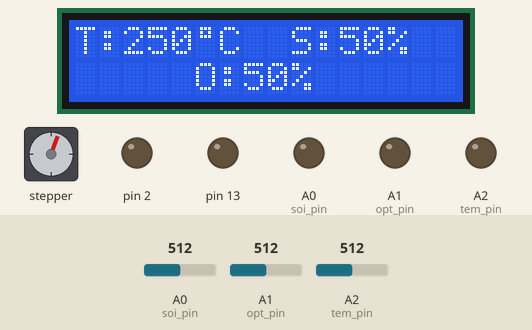
The sketch below on a simulated Arduino Uno, built with avr-gcc and run on an emulated ATmega328P. Parts: 16×2 character LCD, stepper motor, output pins drawn as LEDs (lit = HIGH). The test bench sets the inputs (shaded band); at power-on: A0 (soi_pin) = 512, A1 (opt_pin) = 512, A2 (tem_pin) = 512. Stepper angles assume 4096 steps per turn; what the sketch prints to the serial monitor is not drawn.

Above: at 1.5 s.
1.6 s: A0 (soi_pin) set to 418
At 3.03 s:
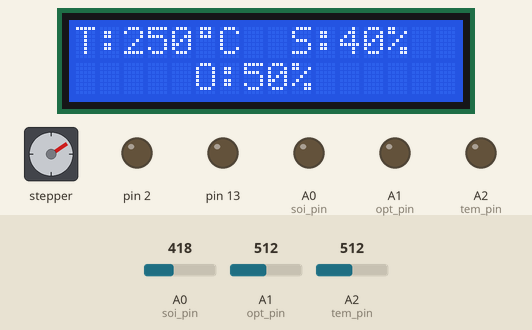
4.6 s: A0 (soi_pin) set to 395
At 5.49 s:
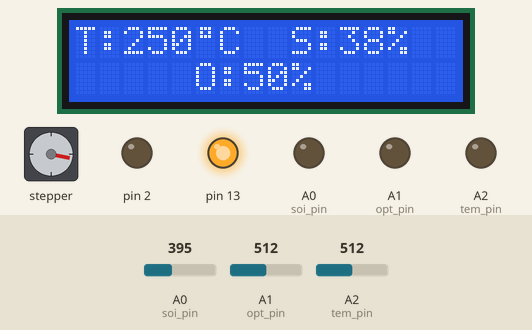
7.4 s: A1 (opt_pin) set to 420
At 9.44 s:
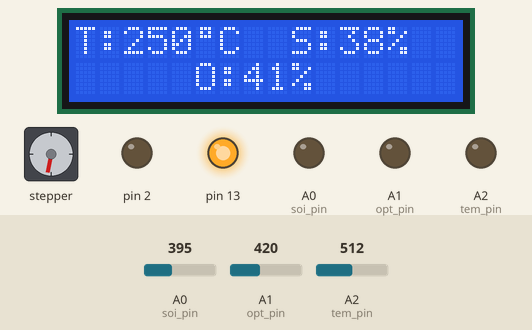
10.3 s: A1 (opt_pin) set to 391
At 11.57 s:
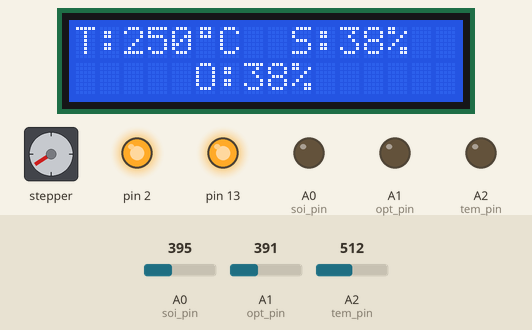
12.9 s: A1 (opt_pin) set to 511
At 14.03 s:
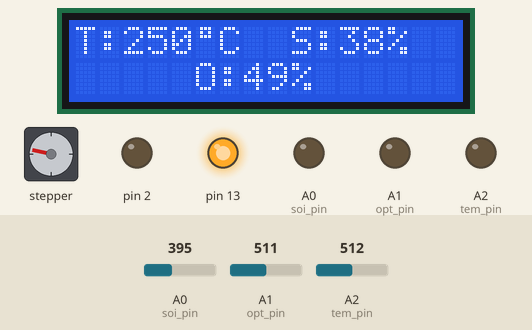
15.3 s: A0 (soi_pin) set to 614
At 16.89 s:
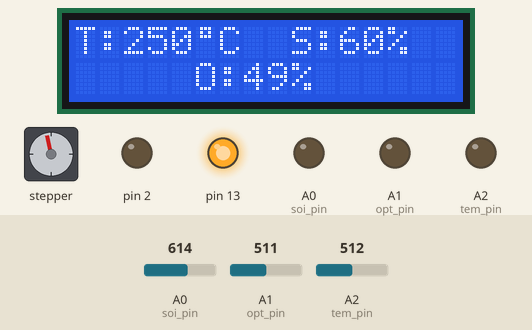
17.8 s: A0 (soi_pin) set to 633
Timing chart, 0 to 24.6 s (numbered marks = the images above; inputs shaded):
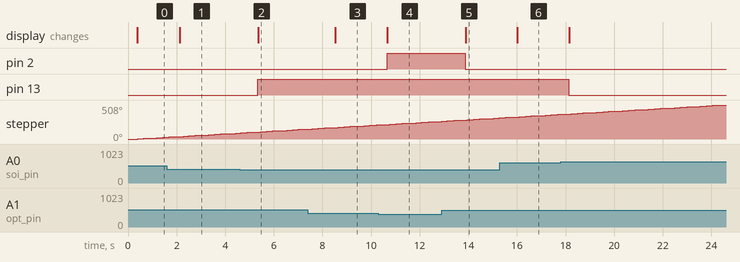

The sketch:

Project1.ino
```cpp
//phan biet sang toi 40
//do am dat trong khoang 60 40
// nhiet do thich hop <= 38


#include "LCD.h"
#include "ShedControl.h"
#include "LightControl.h"
#include "Sensor.h"
#include "PumpControl.h"
#include <String.h>


#define soi_pin A0
#define opt_pin A1
#define tem_pin A2

#define INTERVAL_SENSOR_OFF 400
#define INTERVAL_LIGHT_OFF 400
#define INTERVAL_PUMP_OFF 400
#define INTERVAL_SHED_ON 200
#define INTERVAL_SHED_OFF 0

float opticalValue ;
float temperatureValue ;
float soilMoistValue ;

unsigned long currentTime;
unsigned long preTimeSensor;
unsigned long preTimeShed;
unsigned long preTimePump;
unsigned long preTimeLight;

LCD lcd(8,7,6,5,4,3,0,0,0);
LightControl light(2);
ShedControl shed(9,10,11,12,3);
PumpControl pump(13,200);
Sensor sensor;

void readSensor(){
  opticalValue =sensor.getOpticalValue(opt_pin);
  soilMoistValue =sensor.getSoilMoistValue(soi_pin);
  temperatureValue =sensor.getTemperatureValue(tem_pin);
  lcd.update(temperatureValue,soilMoistValue,opticalValue);
  lcd.show();
}

void setInit(){
  pinMode(soi_pin,OUTPUT);
   pinMode(tem_pin,OUTPUT);
    pinMode(opt_pin,OUTPUT);

 preTimeSensor=0;
 preTimeShed=0;
 preTimePump=0;
 preTimeLight=0;
};

void multiTask(){
  //reset when max milli
 if(currentTime<preTimeShed){
  setInit();
 }
//task sensor
if(currentTime-preTimeSensor>=INTERVAL_SENSOR_OFF){
  readSensor();
  preTimeSensor=millis();
}
//task light
if(currentTime-preTimeLight>=INTERVAL_LIGHT_OFF){
 light.checkUp(opticalValue);
  preTimeLight=millis();
}
//task pump
if(currentTime-preTimePump>=INTERVAL_PUMP_OFF){
  preTimePump=currentTime;
    pump.checkUp(soilMoistValue);
  preTimePump=millis();
}
//task shed
if(currentTime-preTimeShed>=INTERVAL_SHED_OFF){
  preTimeShed=currentTime;
  while(currentTime-preTimeShed<=INTERVAL_SHED_ON){
   shed.checkUp(temperatureValue);
   currentTime=millis();
  }
  preTimeShed=millis();
}
}

void setup(){
  setInit();
  Serial.begin(9600);
  while(!Serial);
  readSensor();
  };
void loop(){
 currentTime=millis();
 long h=millis();
 Serial.print("op: ");
 Serial.println(opticalValue);
 Serial.print("tem: ");
 Serial.println(temperatureValue);
 Serial.print("soi: ");
 Serial.println(soilMoistValue);
 multiTask();
// shed.checkUp(temperatureValue);
    Serial.println(millis()-h);
  };
```

LightContrl.cpp
```cpp
#include "LightControl.h"
#include "Arduino.h"

LightControl::LightControl(uint8_t pin){
  this->pin =pin;
  pinMode(this->pin,OUTPUT);
  digitalWrite(this->pin,LOW);
  state=0;
};
void LightControl ::checkUp(float opticalValue){
  if(opticalValue < DARK_LIGHT && state ==0){
   Serial.println("Light ON");
    digitalWrite(pin,HIGH);
    state=1;
  }else if(opticalValue > DARK_LIGHT && state==1){
     Serial.print("Light OFF");
    digitalWrite(pin,LOW);
    state=0;
  }
};
```

LightControl.h
```cpp
#ifndef LightControl_h
#define LightControl_h
#include <stdio.h>
#include <inttypes.h>

#define DARK_LIGHT 40

class LightControl{
private:
uint8_t pin;
uint8_t state;
public:
LightControl(uint8_t pin);
void checkUp(float opticalValue);

};

#endif
```

PumpControl.cpp
```cpp
#include "PumpControl.h"
#include "Arduino.h"

 PumpControl::PumpControl(uint8_t pin,uint8_t maxSoil,uint8_t minSoil,uint8_t speed){
 this->pin=pin;
 this->maxSoil=maxSoil;
 this->minSoil=minSoil;
 this->speed=speed;
 init();
 };

 PumpControl::PumpControl(uint8_t pin,uint8_t maxSoil,uint8_t minSoil){
   this->pin=pin;
    this->maxSoil=maxSoil;
    this->minSoil=minSoil;
    this->speed=255;
    init();
 };
  PumpControl::PumpControl(uint8_t pin,uint8_t speed ){
   this->pin=pin;
   this->maxSoil=60;
   this->minSoil=40;
   this->speed=speed;
   init();
 };
 PumpControl::PumpControl(uint8_t pin){
   this->pin=pin;
   this->maxSoil=60;
   this->minSoil=40;
   this->speed=255;
   init();
 };
 void PumpControl::init(){
   digitalWrite(pin,0);
 };
 void PumpControl::setSpeed(uint8_t s){
  if(0<=s)
   this->speed=s;
 };
  void PumpControl:: enable(){
    analogWrite(pin,speed);
  };
  void PumpControl::disable(){
    analogWrite(pin,0);
  };

 void PumpControl::checkUp(float soilMoistValue){
   if(soilMoistValue < minSoil &&state==0){
      Serial.print("Pump ON ");
      state=1;
     enable();
   }else if( (soilMoistValue > maxSoil) && state==1){
     Serial.print("Pump OFF ");
     disable();
     state=0;
   }

 };
```

PumpControl.h
```cpp
#ifndef PumpControl_h
#define PumpControl_h

#include <stdio.h>
#include <inttypes.h>

class PumpControl{
private:
  uint8_t pin;
  uint8_t maxSoil;
  uint8_t minSoil;
  uint8_t speed;
  uint8_t state;

public:
  PumpControl(uint8_t pin,uint8_t maxSoil,uint8_t minSoil,uint8_t speed);
  PumpControl(uint8_t pin,uint8_t maxSoil,uint8_t minSoil);
  PumpControl(uint8_t pin,uint8_t speed);
  PumpControl(uint8_t pin);
  void init();
  void setSpeed(uint8_t s);
  void enable();
  void disable();
  void checkUp(float soilMoistValue);
};
#endif
```

Sensor.cpp
```cpp
#include"Sensor.h"
#include"Arduino.h"
#include <stdio.h>

float Sensor::getTemperatureValue(uint8_t tem_pin){
  int reading_tem=getAVG(tem_pin);
  return  reading_tem*500.0/1024.0;
}
float Sensor::getSoilMoistValue(uint8_t soi_pin){
  int reading_soi=getAVG(soi_pin);
  return  map(reading_soi,0,1023,0,100);
}
float Sensor::getOpticalValue(uint8_t op_pin){
   int reading_opt=getAVG(op_pin);
  return   map(reading_opt,0,1023,0,100);
}
int Sensor::getAVG(uint8_t pin){
  int value =0;
  for(int i=0;i<10;i++){
    value+=analogRead(pin);
    delay(10);
  }
   return value/10;
}
```

Sensor.h
```cpp
#ifndef Sensor_h
#define Sensor_h
#include"Arduino.h"


class Sensor{
  public:

    float getTemperatureValue(uint8_t tem_pin);
    float getSoilMoistValue(uint8_t soi_pin);
    float getOpticalValue(uint8_t op_pin);
   int  getAVG(uint8_t pin);
};

#endif
```

ShedControl.cpp
```cpp
#include "ShedControl.h"
#include "Arduino.h"

ShedControl::ShedControl(uint8_t pin1,uint8_t pin2,uint8_t pin3,uint8_t pin4,unsigned int numOfRound) {
this->pin1=pin1;
this->pin2=pin2;
this->pin3=pin3;
this->pin4=pin4;
this->maxTem=38;
this->numOfRounds=numOfRound;
init();
};

ShedControl::ShedControl(uint8_t pin1,uint8_t pin2,uint8_t pin3,uint8_t pin4,unsigned int numOfRound,uint8_t maxTem){
this->pin1=pin1;
this->pin2=pin2;
this->pin3=pin3;
this->pin4=pin4;
this->maxTem=maxTem;
this->numOfRounds=numOfRound;
init();
  };
ShedControl::ShedControl(uint8_t pin1,uint8_t pin2,uint8_t pin3,uint8_t pin4) {
this->pin1=pin1;
this->pin2=pin2;
this->pin3=pin3;
this->pin4=pin4;
this->maxTem=40;
this->numOfRounds=4294967295;
init();
};

    void ShedControl::init() {
      stepper =new Stepper(4096,pin1,pin2,pin3,pin4);
      stepper->setSpeed(SPEED);
      currentStep=0;
      currentRound=0;
      state=1;
    };

    void ShedControl::disable(){
      digitalWrite(pin1,LOW);
      digitalWrite(pin2,LOW);
      digitalWrite(pin3,LOW);
      digitalWrite(pin4,LOW);
    };
    void ShedControl::enable(int mode ){
stepper->step(mode*STEPPERREVOLUTION);
    }

    void ShedControl::checkUp(float temperatureValue){
if (temperatureValue > maxTem && state!=-1){
     Serial.print("Shed ON 1 ");
  enable(1);
  currentStep=currentStep+1;
  if(currentStep==NUMOFTIME){
    currentRound=currentRound+1;
    currentStep&=0x00;
  }
  if(currentRound==numOfRounds){
       Serial.print("Shed OFF ");
   disable();
    state=-1;
    currentRound&=0;
  }

}else if (temperatureValue < maxTem && state!=1){
   Serial.print("Shed ON -1 ");
  enable(-1);
  currentStep|=0x01;
  if(currentStep==NUMOFTIME){
    currentRound|=0x01;
    currentStep&=0x00;
  }
  if(currentRound==numOfRounds){
    Serial.print("Shed OFF ");
    disable();
    state=1;
    currentRound&=0;
  }

}else {
  disable();
}

    };
```

ShedControl.h
```cpp
#ifndef ShedControl_h
#define ShedControl_h
#include <stdio.h>
#include <inttypes.h>
#include "Stepper.h"

#define NUMOFTIME 16
#define STEPPERREVOLUTION 128
#define SPEED 5

class ShedControl{
private:
  uint8_t pin1;
  uint8_t pin2;
  uint8_t pin3;
  uint8_t pin4;
  uint8_t maxTem;
  unsigned int numOfRounds;
  Stepper *stepper;
  int8_t state;
  uint8_t currentStep;
  unsigned int currentRound;
public:
  ShedControl(uint8_t pin1,uint8_t pin2,uint8_t pin3,uint8_t pin4,unsigned int numOfRound,uint8_t maxTem);
  ShedControl(uint8_t pin1,uint8_t pin2,uint8_t pin3,uint8_t pin4,unsigned int numOfRound);
  ShedControl(uint8_t pin1,uint8_t pin2,uint8_t pin3,uint8_t pin4);
  void init();
  void checkUp(float temperatureValue);
  void disable();
  void enable(int mode);
};
#endif
```

LCD.cpp
```cpp
#include "LCD.h"
#include <String.h>

LCD::LCD(uint8_t rw,uint8_t enable,uint8_t d1,uint8_t d2,uint8_t d3,uint8_t d4,float valueOfSegmentOne, float valueOfSegmentTwo, float valueOfSegmentThree){
    this->rw=rw;
    this->enable=enable;
    this->d1=d1;
    this->d2=d2;
    this->d3=d3;
    this->d4=d4;
    this->valueOfSegmentOne=valueOfSegmentOne;
    this->valueOfSegmentTwo=valueOfSegmentTwo;
    this->valueOfSegmentThree=valueOfSegmentThree;
    lcd=new LiquidCrystal(rw,enable,d1,d2,d3,d4);
    lcd->begin(16,2);
     lcd->createChar(1, degree);
}
LCD::~LCD(){

}
void LCD::update(float valueOfSegmentOne, float valueOfSegmentTwo, float valueOfSegmentThree){
    this->valueOfSegmentOne=valueOfSegmentOne;
    this->valueOfSegmentTwo=valueOfSegmentTwo;
    this->valueOfSegmentThree=valueOfSegmentThree;

}
void LCD::show(){
  lcd->clear();
  lcd->setCursor(0,0);
  lcd->print("T:");
  lcd->print(round(valueOfSegmentOne));
  lcd->write(1);
  lcd->print("C");
  lcd->setCursor(9,0);
  lcd->print("S:");
  lcd->print(round(valueOfSegmentTwo));
  lcd->print("%");
  lcd->setCursor(5,1);
  lcd->print("O:");
  lcd->print(round(valueOfSegmentThree));
  lcd->print("%");
   /* lcd->setCursor(9,0);
    lcd->print("T:");
    lcd->print(valueOfSegmentTwo);
    lcd->createChar(0,charmap);
    lcd->setCursor(13,0);
    lcd->print("*C");
    lcd->setCursor(9,1);
    lcd->print("H:");
    lcd->print(valueOfSegmentThree);
    byte phantram[8]={0x18, 0x19, 0x02, 0x04, 0x08, 0x13, 0x03, 0x00};
    lcd->createChar(1,phantram);
    lcd->setCursor(13,1);
    lcd->write(1);
    */
}
```

LCD.h
```cpp
#include "Arduino.h"
#include <LiquidCrystal.h>

#define TIME_MSG_LEN  11
#define TIME_HEADER  255
const  byte degree[8] = {
  0B01110,
  0B01010,
  0B01110,
  0B00000,
  0B00000,
  0B00000,
  0B00000,
  0B00000
};
class LCD
{
private:
    float valueOfSegmentOne;
    float valueOfSegmentTwo;
    float valueOfSegmentThree;
    uint8_t d1,d2,d3,d4,rw,enable;
    LiquidCrystal *lcd;

public:
    LCD(uint8_t rw,uint8_t enable,uint8_t d1,uint8_t d2,uint8_t d3,uint8_t d4,float valueOfSegmentOne, float valueOfSegmentTwo, float valueOfSegmentThree);
    ~LCD();
    void update(float valueOfSegmentOne, float valueOfSegmentTwo, float valueOfSegmentThree);
    void show();
};
```

Measured:
- the behaviour switches between 410 and 409 on A0 (soi_pin) (found by bisection; images 1 and 2)
- the behaviour switches between 410 and 409 on A1 (opt_pin) (found by bisection; images 3 and 4)
- after the input at 1.6 s, the display: changes after 0.53 s (image 1)
- after the input at 4.6 s, pin 13: LOW → HIGH after 0.73 s; the display: changes after 0.75 s (image 2)
- after the input at 7.4 s, the display: changes after 1.1 s (image 3)
- after the input at 10.3 s, pin 2: LOW → HIGH after 0.37 s; the display: changes after 0.37 s (image 4)
- after the input at 12.9 s, pin 2: HIGH → LOW after 0.97 s; the display: changes after 0.99 s (image 5)
- after the input at 15.3 s, the display: changes after 0.72 s (image 6)
- after the input at 17.8 s, pin 13: HIGH → LOW after 0.34 s
